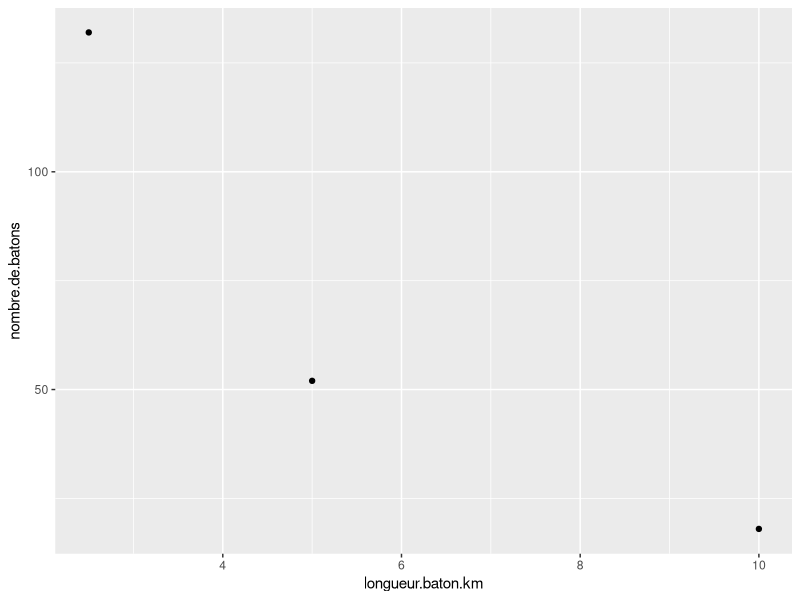
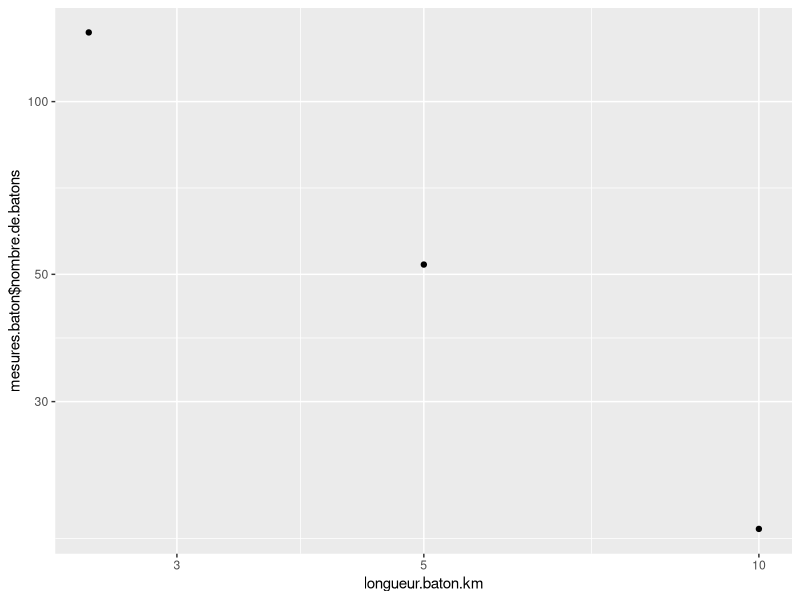
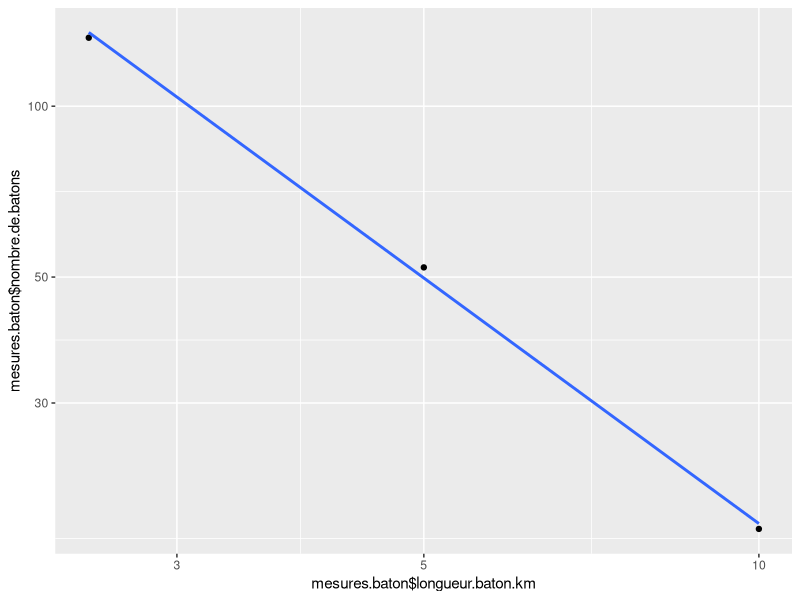

The R script that drew these images, in order: (Note: this script raises an error after producing the figures.)
## ---- chunk 1
require(knitr)
## ---- chunk 2
require(ggplot2)
## ---- chunk 3
longueur.baton.km <- c(10, 5, 2.5)
nombre.de.batons <- c(18, 52, 132)
mesures.baton <- data.frame(longueur.baton.km, nombre.de.batons)
print(mesures.baton)
## ---- chunk 4
print(mesures.baton$longueur.baton.km)
print(mesures.baton$nombre.de.batons)
## ---- chunk 5
mesures.baton$longueur.km <- mesures.baton$longueur.baton.km * mesures.baton$nombre.de.batons
print(mesures.baton$longueur.km)
## ---- chunk 6
qplot(x = longueur.baton.km, nombre.de.batons, data = mesures.baton)
## ---- chunk 7
dim.fractale <- log(52.0 / 18.0) / log(10.0 / 5.0)
print(dim.fractale)
## ---- chunk 8
qplot(longueur.baton.km, mesures.baton$nombre.de.batons, data = mesures.baton, log = 'xy')
## ---- chunk 9
qplot(mesures.baton$longueur.baton.km, mesures.baton$nombre.de.batons, log = 'xy') + geom_smooth(method = lm, se=FALSE)
## ---- chunk 10
mesures.baton$log.longeur.baton.km <- log(mesures.baton$longueur.baton.km)
mesures.baton$log.nombre.de.batons <- log(mesures.baton$nombre.de.batons)
## ---- chunk 11
modele.dimension.fractale <- lm(log(nombre.de.batons) ~ log(longueur.baton.km), mesures.baton)
print(modele.dimension.fractale)
## ---- chunk 12
summary(modele.dimension.fractale)
## ---- chunk 13
purl('dimension_fractale.Rmd')
